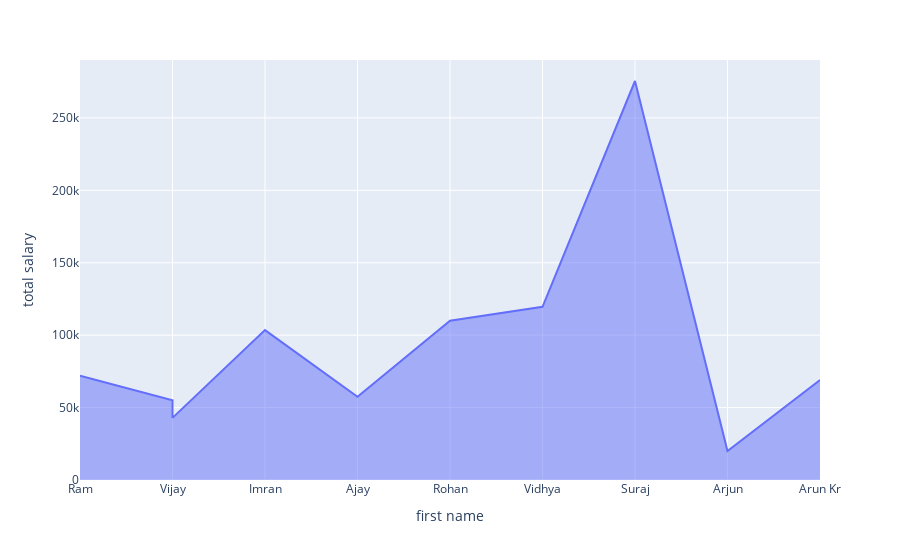

Notebook code cell kept with this figure:
### Code cell
px.area(df, x='first name', y='total salary')

### Figure 1 — Plotly figure (JSON) as saved in the notebook; plotly's stock layout.template omitted (floating-point values rounded to 4 significant figures)
{"data": [{"fillpattern": {"shape": ""}, "hovertemplate": "first name=%{x}<br>total salary=%{y}<extra></extra>", "legendgroup": "", "line": {"color": "#636efa"}, "marker": {"symbol": "circle"}, "mode": "lines", "name": "", "orientation": "v", "showlegend": false, "stackgroup": "1", "type": "scatter", "x": ["Ram", "Vijay", "Imran", "Ajay", "Vijay", "Rohan", "Vidhya", "Suraj", "Arjun", "Arun Kr"], "xaxis": "x", "y": [72000, 55000, 103500, 57500, 42900, 110000, 119600, 275500, 20000, 69000], "yaxis": "y"}], "layout": {"legend": {"tracegroupgap": 0}, "margin": {"t": 60}, "xaxis": {"anchor": "y", "domain": [0, 1], "title": {"text": "first name"}}, "yaxis": {"anchor": "x", "domain": [0, 1], "title": {"text": "total salary"}}}}
